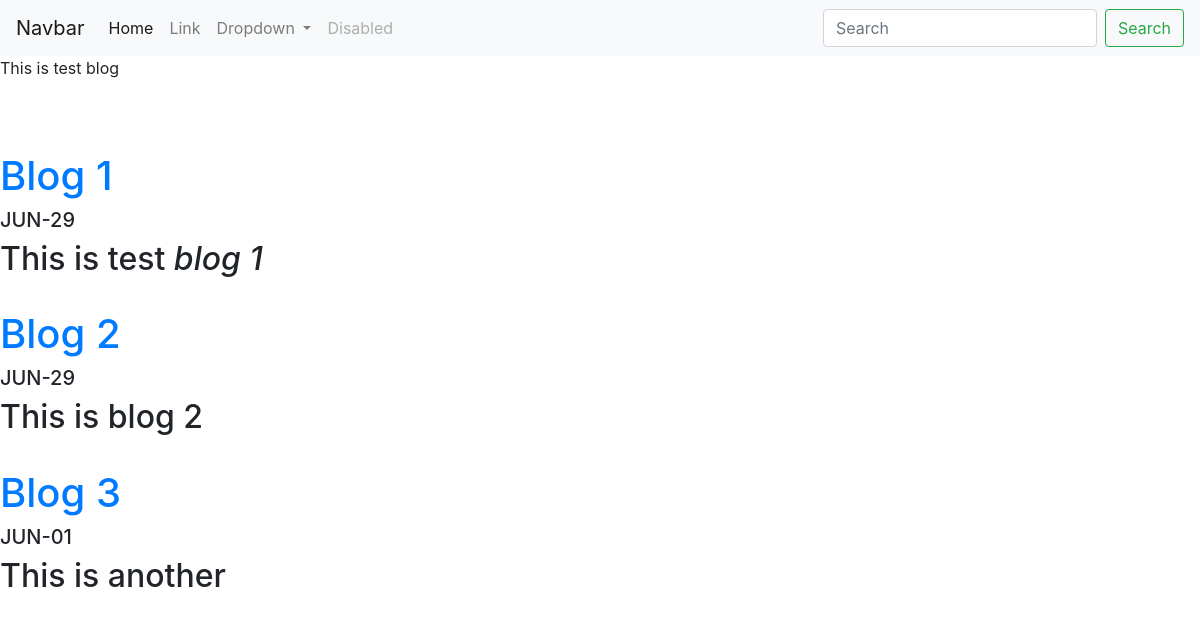
Screenshot of /blog/ with the database file from the repository.
### blog/models.py (models this page shows, shortened)
class Blog(models.Model):
    title = models.CharField(max_length=300)
    description = models.TextField(max_length=10000)
    date = models.DateField()

### blog/views.py (the view)
# urls.py: path('', views.all_blogs,name='all_blogs'),
def all_blogs(request):
    blogs = Blog.objects.all()
    return render(request,'blog/all_blogs.html', { 'blogs': blogs })

### blog/templates/blog/all_blogs.html
{% extends 'portfolio/base.html' %}
{% block contents %}
This is test blog
<BR>
<BR>
<BR>
{% for blog in blogs %}
<BR>
<a href="{% url 'blog:detail' blog.id %}"><h1> {{ blog.title }} </h1></a>
<h5>{{ blog.date|date:'M-d'|upper }} </h5>
<h2>{{ blog.description|safe|truncatechars:100 }}</h2>
{% endfor %}
{% endblock %}

### rows the page displays
Blog: title "Blog 1", date "JUN-29", description "This is test blog 1"
Blog: title "Blog 2", date "JUN-29", description "This is blog 2"
Blog: title "Blog 3", date "JUN-01", description "This is another"
